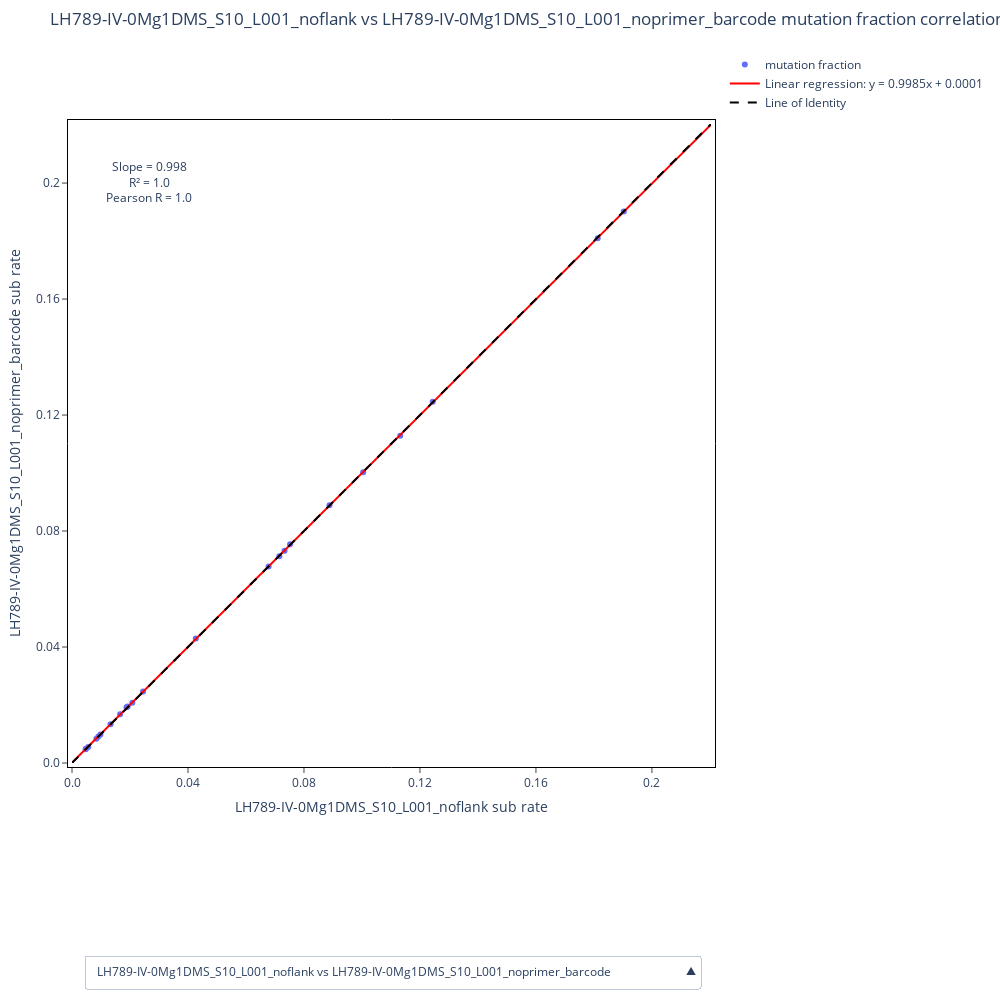

Notebook code cell kept with this figure:
### Code cell
%reload_ext autoreload
%autoreload 2
a = study.compare_mutation_profiles_2(
    sample = samples,
    reference = reference,
    # section = 'full',
    pearson_filter_gap = 0.1,
    normalize = 0
)['fig']
a.show()

with open(os.path.join(path_figs, 'compare_mutation_profiles.html'), 'w') as f:
    f.write(a.to_html(full_html=False, include_plotlyjs='cdn'))

### Figure 1 — Plotly figure (JSON) as saved in the notebook; plotly's stock layout.template omitted (floating-point values rounded to 4 significant figures)
{"data": [{"hovertemplate": "%{text} <br>mut frac x: %{x} <br>mut frac y: %{y}", "mode": "markers", "name": "mutation fraction", "text": ["position: 54<br>base: C", "position: 56<br>base: C", "position: 62<br>base: A", "position: 63<br>base: C", "position: 64<br>base: C", "position: 65<br>base: A", "position: 69<br>base: C", "position: 70<br>base: A", "position: 74<br>base: C", "position: 75<br>base: C", "position: 78<br>base: A", "position: 79<br>base: A", "position: 82<br>base: A", "position: 83<br>base: A", "position: 85<br>base: C", "position: 86<br>base: A", "position: 88<br>base: C", "position: 89<br>base: C", "position: 90<br>base: A", "position: 91<br>base: A", "position: 94<br>base: C", "position: 95<br>base: A", "position: 97<br>base: A"], "type": "scatter", "visible": true, "x": [0.0084, 0.0888, 0.0678, 0.1132, 0.0752, 0.0098, 0.0133, 0.0056, 0.0733, 0.1004, 0.0048, 0.0047, 0.0091, 0.0166, 0.1244, 0.0427, 0.1813, 0.0715, 0.0208, 0.0188, 0.1903, 0.0245, 0.0192], "y": [0.0084, 0.0889, 0.0678, 0.1129, 0.0754, 0.0098, 0.0134, 0.0055, 0.0732, 0.1003, 0.0049, 0.0047, 0.0091, 0.0168, 0.1246, 0.0429, 0.181, 0.0713, 0.0208, 0.0192, 0.1902, 0.0247, 0.0195]}, {"line": {"color": "red"}, "mode": "lines", "name": "Linear regression: y = 0.9985x + 0.0001", "type": "scatter", "visible": true, "x": [0, 0.004497, 0.008995, 0.01349, 0.01799, 0.02249, 0.02698, 0.03148, 0.03598, 0.04048, 0.04497, 0.04947, 0.05397, 0.05847, 0.06296, 0.06746, 0.07196, 0.07646, 0.08095, 0.08545, 0.08995, 0.09444, 0.09894, 0.1034, 0.1079, 0.1124, 0.1169, 0.1214, 0.1259, 0.1304, 0.1349, 0.1394, 0.1439, 0.1484, 0.1529, 0.1574, 0.1619, 0.1664, 0.1709, 0.1754, 0.1799, 0.1844, 0.1889, 0.1934, 0.1979, 0.2024, 0.2069, 0.2114, 0.2159, 0.2204], "y": [0.000119, 0.00461, 0.0091, 0.01359, 0.01808, 0.02257, 0.02706, 0.03155, 0.03604, 0.04053, 0.04502, 0.04952, 0.05401, 0.0585, 0.06299, 0.06748, 0.07197, 0.07646, 0.08095, 0.08544, 0.08993, 0.09442, 0.09891, 0.1034, 0.1079, 0.1124, 0.1169, 0.1214, 0.1259, 0.1303, 0.1348, 0.1393, 0.1438, 0.1483, 0.1528, 0.1573, 0.1618, 0.1663, 0.1708, 0.1753, 0.1797, 0.1842, 0.1887, 0.1932, 0.1977, 0.2022, 0.2067, 0.2112, 0.2157, 0.2202]}, {"line": {"color": "black", "dash": "dash"}, "mode": "lines", "name": "Line of Identity", "type": "scatter", "visible": true, "x": [0, 0.2204], "y": [0, 0.2204]}, {"hovertemplate": "%{text} <br>mut frac x: %{x} <br>mut frac y: %{y}", "mode": "markers", "name": "mutation fraction", "text": ["position: 54<br>base: C", "position: 56<br>base: C", "position: 62<br>base: A", "position: 63<br>base: C", "position: 64<br>base: C", "position: 65<br>base: A", "position: 69<br>base: C", "position: 70<br>base: A", "position: 74<br>base: C", "position: 75<br>base: C", "position: 78<br>base: A", "position: 79<br>base: A", "position: 82<br>base: A", "position: 83<br>base: A", "position: 85<br>base: C", "position: 86<br>base: A", "position: 88<br>base: C", "position: 89<br>base: C", "position: 90<br>base: A", "position: 91<br>base: A", "position: 94<br>base: C", "position: 95<br>base: A", "position: 97<br>base: A"], "type": "scatter", "visible": false, "x": [0.0084, 0.0888, 0.0678, 0.1132, 0.0752, 0.0098, 0.0133, 0.0056, 0.0733, 0.1004, 0.0048, 0.0047, 0.0091, 0.0166, 0.1244, 0.0427, 0.1813, 0.0715, 0.0208, 0.0188, 0.1903, 0.0245, 0.0192], "y": [0.0092, 0.0993, 0.0815, 0.1244, 0.0902, 0.0112, 0.0159, 0.0077, 0.08, 0.1148, 0.0068, 0.0064, 0.0112, 0.0178, 0.137, 0.0424, 0.1971, 0.0828, 0.022, 0.0192, 0.2098, 0.0274, 0.0216]}, {"line": {"color": "red"}, "mode": "lines", "name": "Linear regression: y = 1.1013x + 0.0009", "type": "scatter", "visible": false, "x": [0, 0.004497, 0.008995, 0.01349, 0.01799, 0.02249, 0.02698, 0.03148, 0.03598, 0.04048, 0.04497, 0.04947, 0.05397, 0.05847, 0.06296, 0.06746, 0.07196, 0.07646, 0.08095, 0.08545, 0.08995, 0.09444, 0.09894, 0.1034, 0.1079, 0.1124, 0.1169, 0.1214, 0.1259, 0.1304, 0.1349, 0.1394, 0.1439, 0.1484, 0.1529, 0.1574, 0.1619, 0.1664, 0.1709, 0.1754, 0.1799, 0.1844, 0.1889, 0.1934, 0.1979, 0.2024, 0.2069, 0.2114, 0.2159, 0.2204], "y": [0.000915, 0.005868, 0.01082, 0.01577, 0.02073, 0.02568, 0.03063, 0.03559, 0.04054, 0.04549, 0.05045, 0.0554, 0.06035, 0.0653, 0.07026, 0.07521, 0.08016, 0.08512, 0.09007, 0.09502, 0.09998, 0.1049, 0.1099, 0.1148, 0.1198, 0.1247, 0.1297, 0.1346, 0.1396, 0.1446, 0.1495, 0.1545, 0.1594, 0.1644, 0.1693, 0.1743, 0.1792, 0.1842, 0.1891, 0.1941, 0.199, 0.204, 0.2089, 0.2139, 0.2189, 0.2238, 0.2288, 0.2337, 0.2387, 0.2436]}, {"line": {"color": "black", "dash": "dash"}, "mode": "lines", "name": "Line of Identity", "type": "scatter", "visible": false, "x": [0, 0.2204], "y": [0, 0.2204]}, {"hovertemplate": "%{text} <br>mut frac x: %{x} <br>mut frac y: %{y}", "mode": "markers", "name": "mutation fraction", "text": ["position: 54<br>base: C", "position: 56<br>base: C", "position: 62<br>base: A", "position: 63<br>base: C", "position: 64<br>base: C", "position: 65<br>base: A", "position: 69<br>base: C", "position: 70<br>base: A", "position: 74<br>base: C", "position: 75<br>base: C", "position: 78<br>base: A", "position: 79<br>base: A", "position: 82<br>base: A", "position: 83<br>base: A", "position: 85<br>base: C", "position: 86<br>base: A", "position: 88<br>base: C", "position: 89<br>base: C", "position: 90<br>base: A", "position: 91<br>base: A", "position: 94<br>base: C", "position: 95<br>base: A", "position: 97<br>base: A"], "type": "scatter", "visible": false, "x": [0.0084, 0.0888, 0.0678, 0.1132, 0.0752, 0.0098, 0.0133, 0.0056, 0.0733, 0.1004, 0.0048, 0.0047, 0.0091, 0.0166, 0.1244, 0.0427, 0.1813, 0.0715, 0.0208, 0.0188, 0.1903, 0.0245, 0.0192], "y": [0.0092, 0.0991, 0.0817, 0.1249, 0.0901, 0.0112, 0.0158, 0.0077, 0.0801, 0.1146, 0.007, 0.0064, 0.0112, 0.018, 0.1373, 0.0423, 0.1964, 0.0823, 0.0223, 0.0194, 0.2104, 0.0276, 0.022]}, {"line": {"color": "red"}, "mode": "lines", "name": "Linear regression: y = 1.1009x + 0.001", "type": "scatter", "visible": false, "x": [0, 0.004497, 0.008995, 0.01349, 0.01799, 0.02249, 0.02698, 0.03148, 0.03598, 0.04048, 0.04497, 0.04947, 0.05397, 0.05847, 0.06296, 0.06746, 0.07196, 0.07646, 0.08095, 0.08545, 0.08995, 0.09444, 0.09894, 0.1034, 0.1079, 0.1124, 0.1169, 0.1214, 0.1259, 0.1304, 0.1349, 0.1394, 0.1439, 0.1484, 0.1529, 0.1574, 0.1619, 0.1664, 0.1709, 0.1754, 0.1799, 0.1844, 0.1889, 0.1934, 0.1979, 0.2024, 0.2069, 0.2114, 0.2159, 0.2204], "y": [0.0009962, 0.005947, 0.0109, 0.01585, 0.0208, 0.02575, 0.0307, 0.03565, 0.0406, 0.04556, 0.05051, 0.05546, 0.06041, 0.06536, 0.07031, 0.07526, 0.08021, 0.08516, 0.09012, 0.09507, 0.1, 0.105, 0.1099, 0.1149, 0.1198, 0.1248, 0.1297, 0.1347, 0.1396, 0.1446, 0.1495, 0.1545, 0.1594, 0.1644, 0.1693, 0.1743, 0.1792, 0.1842, 0.1891, 0.1941, 0.199, 0.204, 0.2089, 0.2139, 0.2188, 0.2238, 0.2287, 0.2337, 0.2386, 0.2436]}, {"line": {"color": "black", "dash": "dash"}, "mode": "lines", "name": "Line of Identity", "type": "scatter", "visible": false, "x": [0, 0.2204], "y": [0, 0.2204]}, {"hovertemplate": "%{text} <br>mut frac x: %{x} <br>mut frac y: %{y}", "mode": "markers", "name": "mutation fraction", "text": ["position: 54<br>base: C", "position: 56<br>base: C", "position: 62<br>base: A", "position: 63<br>base: C", "position: 64<br>base: C", "position: 65<br>base: A", "position: 69<br>base: C", "position: 70<br>base: A", "position: 74<br>base: C", "position: 75<br>base: C", "position: 78<br>base: A", "position: 79<br>base: A", "position: 82<br>base: A", "position: 83<br>base: A", "position: 85<br>base: C", "position: 86<br>base: A", "position: 88<br>base: C", "position: 89<br>base: C", "position: 90<br>base: A", "position: 91<br>base: A", "position: 94<br>base: C", "position: 95<br>base: A", "position: 97<br>base: A"], "type": "scatter", "visible": false, "x": [0.0084, 0.0889, 0.0678, 0.1129, 0.0754, 0.0098, 0.0134, 0.0055, 0.0732, 0.1003, 0.0049, 0.0047, 0.0091, 0.0168, 0.1246, 0.0429, 0.181, 0.0713, 0.0208, 0.0192, 0.1902, 0.0247, 0.0195], "y": [0.0092, 0.0993, 0.0815, 0.1244, 0.0902, 0.0112, 0.0159, 0.0077, 0.08, 0.1148, 0.0068, 0.0064, 0.0112, 0.0178, 0.137, 0.0424, 0.1971, 0.0828, 0.022, 0.0192, 0.2098, 0.0274, 0.0216]}, {"line": {"color": "red"}, "mode": "lines", "name": "Linear regression: y = 1.103x + 0.0008", "type": "scatter", "visible": false, "x": [0, 0.004497, 0.008995, 0.01349, 0.01799, 0.02249, 0.02698, 0.03148, 0.03598, 0.04048, 0.04497, 0.04947, 0.05397, 0.05847, 0.06296, 0.06746, 0.07196, 0.07646, 0.08095, 0.08545, 0.08995, 0.09444, 0.09894, 0.1034, 0.1079, 0.1124, 0.1169, 0.1214, 0.1259, 0.1304, 0.1349, 0.1394, 0.1439, 0.1484, 0.1529, 0.1574, 0.1619, 0.1664, 0.1709, 0.1754, 0.1799, 0.1844, 0.1889, 0.1934, 0.1979, 0.2024, 0.2069, 0.2114, 0.2159, 0.2204], "y": [0.0007848, 0.005745, 0.01071, 0.01567, 0.02063, 0.02559, 0.03055, 0.03551, 0.04047, 0.04543, 0.05039, 0.05535, 0.06031, 0.06527, 0.07023, 0.07519, 0.08015, 0.08511, 0.09007, 0.09503, 0.09999, 0.105, 0.1099, 0.1149, 0.1198, 0.1248, 0.1298, 0.1347, 0.1397, 0.1446, 0.1496, 0.1546, 0.1595, 0.1645, 0.1694, 0.1744, 0.1794, 0.1843, 0.1893, 0.1942, 0.1992, 0.2042, 0.2091, 0.2141, 0.219, 0.224, 0.229, 0.2339, 0.2389, 0.2438]}, {"line": {"color": "black", "dash": "dash"}, "mode": "lines", "name": "Line of Identity", "type": "scatter", "visible": false, "x": [0, 0.2204], "y": [0, 0.2204]}, {"hovertemplate": "%{text} <br>mut frac x: %{x} <br>mut frac y: %{y}", "mode": "markers", "name": "mutation fraction", "text": ["position: 22<br>base: C", "position: 24<br>base: C", "position: 28<br>base: C", "position: 29<br>base: C", "position: 30<br>base: C", "position: 33<br>base: C", "position: 35<br>base: C", "position: 36<br>base: C", "position: 40<br>base: C", "position: 41<br>base: C", "position: 45<br>base: C", "position: 46<br>base: C", "position: 48<br>base: C", "position: 49<br>base: C", "position: 53<br>base: C", "position: 54<br>base: C", "position: 56<br>base: C", "position: 62<br>base: A", "position: 63<br>base: C", "position: 64<br>base: C", "position: 65<br>base: A", "position: 69<br>base: C", "position: 70<br>base: A", "position: 74<br>base: C", "position: 75<br>base: C", "position: 78<br>base: A", "position: 79<br>base: A", "position: 82<br>base: A", "position: 83<br>base: A", "position: 85<br>base: C", "position: 86<br>base: A", "position: 88<br>base: C", "position: 89<br>base: C", "position: 90<br>base: A", "position: 91<br>base: A", "position: 94<br>base: C", "position: 95<br>base: A", "position: 97<br>base: A", "position: 102<br>base: C", "position: 105<br>base: C", "position: 109<br>base: C", "position: 111<br>base: C", "position: 115<br>base: C", "position: 117<br>base: C", "position: 118<br>base: C", "position: 122<br>base: C", "position: 123<br>base: C", "position: 126<br>base: C", "position: 127<br>base: C", "position: 129<br>base: C", "position: 132<br>base: C"], "type": "scatter", "visible": false, "x": [0.0209, 0.0264, 0.0915, 0.0197, 0.0144, 0.0259, 0.0715, 0.0402, 0.0096, 0.0079, 0.0098, 0.0296, 0.005, 0.0029, 0.0049, 0.0084, 0.0889, 0.0678, 0.1129, 0.0754, 0.0098, 0.0134, 0.0055, 0.0732, 0.1003, 0.0049, 0.0047, 0.0091, 0.0168, 0.1246, 0.0429, 0.181, 0.0713, 0.0208, 0.0192, 0.1902, 0.0247, 0.0195, 0.0583, 0.0552, 0.0618, 0.073, 0.0653, 0.0856, 0.072, 0.0773, 0.0348, 0.0609, 0.0252, 0.0338, 0.0714], "y": [0.0209, 0.0244, 0.1063, 0.0185, 0.0138, 0.0255, 0.0782, 0.0373, 0.009, 0.0082, 0.0093, 0.032, 0.0051, 0.0031, 0.0051, 0.0092, 0.0991, 0.0817, 0.1249, 0.0901, 0.0112, 0.0158, 0.0077, 0.0801, 0.1146, 0.007, 0.0064, 0.0112, 0.018, 0.1373, 0.0423, 0.1964, 0.0823, 0.0223, 0.0194, 0.2104, 0.0276, 0.022, 0.0629, 0.0622, 0.0673, 0.0816, 0.0702, 0.0925, 0.076, 0.0852, 0.0395, 0.0663, 0.0286, 0.038, 0.08]}, {"line": {"color": "red"}, "mode": "lines", "name": "Linear regression: y = 1.1113x + -0.0005", "type": "scatter", "visible": false, "x": [0, 0.004497, 0.008995, 0.01349, 0.01799, 0.02249, 0.02698, 0.03148, 0.03598, 0.04048, 0.04497, 0.04947, 0.05397, 0.05847, 0.06296, 0.06746, 0.07196, 0.07646, 0.08095, 0.08545, 0.08995, 0.09444, 0.09894, 0.1034, 0.1079, 0.1124, 0.1169, 0.1214, 0.1259, 0.1304, 0.1349, 0.1394, 0.1439, 0.1484, 0.1529, 0.1574, 0.1619, 0.1664, 0.1709, 0.1754, 0.1799, 0.1844, 0.1889, 0.1934, 0.1979, 0.2024, 0.2069, 0.2114, 0.2159, 0.2204], "y": [-0.0005421, 0.004456, 0.009454, 0.01445, 0.01945, 0.02445, 0.02945, 0.03444, 0.03944, 0.04444, 0.04944, 0.05443, 0.05943, 0.06443, 0.06943, 0.07443, 0.07942, 0.08442, 0.08942, 0.09442, 0.09942, 0.1044, 0.1094, 0.1144, 0.1194, 0.1244, 0.1294, 0.1344, 0.1394, 0.1444, 0.1494, 0.1544, 0.1594, 0.1644, 0.1694, 0.1744, 0.1794, 0.1844, 0.1894, 0.1944, 0.1994, 0.2044, 0.2094, 0.2144, 0.2194, 0.2244, 0.2294, 0.2344, 0.2394, 0.2444]}, {"line": {"color": "black", "dash": "dash"}, "mode": "lines", "name": "Line of Identity", "type": "scatter", "visible": false, "x": [0, 0.2204], "y": [0, 0.2204]}, {"hovertemplate": "%{text} <br>mut frac x: %{x} <br>mut frac y: %{y}", "mode": "markers", "name": "mutation fraction", "text": ["position: 54<br>base: C", "position: 56<br>base: C", "position: 62<br>base: A", "position: 63<br>base: C", "position: 64<br>base: C", "position: 65<br>base: A", "position: 69<br>base: C", "position: 70<br>base: A", "position: 74<br>base: C", "position: 75<br>base: C", "position: 78<br>base: A", "position: 79<br>base: A", "position: 82<br>base: A", "position: 83<br>base: A", "position: 85<br>base: C", "position: 86<br>base: A", "position: 88<br>base: C", "position: 89<br>base: C", "position: 90<br>base: A", "position: 91<br>base: A", "position: 94<br>base: C", "position: 95<br>base: A", "position: 97<br>base: A"], "type": "scatter", "visible": false, "x": [0.0092, 0.0993, 0.0815, 0.1244, 0.0902, 0.0112, 0.0159, 0.0077, 0.08, 0.1148, 0.0068, 0.0064, 0.0112, 0.0178, 0.137, 0.0424, 0.1971, 0.0828, 0.022, 0.0192, 0.2098, 0.0274, 0.0216], "y": [0.0092, 0.0991, 0.0817, 0.1249, 0.0901, 0.0112, 0.0158, 0.0077, 0.0801, 0.1146, 0.007, 0.0064, 0.0112, 0.018, 0.1373, 0.0423, 0.1964, 0.0823, 0.0223, 0.0194, 0.2104, 0.0276, 0.022]}, {"line": {"color": "red"}, "mode": "lines", "name": "Linear regression: y = 0.9996x + 0.0001", "type": "scatter", "visible": false, "x": [0, 0.004497, 0.008995, 0.01349, 0.01799, 0.02249, 0.02698, 0.03148, 0.03598, 0.04048, 0.04497, 0.04947, 0.05397, 0.05847, 0.06296, 0.06746, 0.07196, 0.07646, 0.08095, 0.08545, 0.08995, 0.09444, 0.09894, 0.1034, 0.1079, 0.1124, 0.1169, 0.1214, 0.1259, 0.1304, 0.1349, 0.1394, 0.1439, 0.1484, 0.1529, 0.1574, 0.1619, 0.1664, 0.1709, 0.1754, 0.1799, 0.1844, 0.1889, 0.1934, 0.1979, 0.2024, 0.2069, 0.2114, 0.2159, 0.2204], "y": [8.286e-05, 0.004578, 0.009074, 0.01357, 0.01806, 0.02256, 0.02706, 0.03155, 0.03605, 0.04054, 0.04504, 0.04953, 0.05403, 0.05852, 0.06302, 0.06751, 0.07201, 0.07651, 0.081, 0.0855, 0.08999, 0.09449, 0.09898, 0.1035, 0.108, 0.1125, 0.117, 0.1215, 0.126, 0.1305, 0.1349, 0.1394, 0.1439, 0.1484, 0.1529, 0.1574, 0.1619, 0.1664, 0.1709, 0.1754, 0.1799, 0.1844, 0.1889, 0.1934, 0.1979, 0.2024, 0.2069, 0.2114, 0.2159, 0.2204]}, {"line": {"color": "black", "dash": "dash"}, "mode": "lines", "name": "Line of Identity", "type": "scatter", "visible": false, "x": [0, 0.2204], "y": [0, 0.2204]}], "layout": {"annotations": [{"showarrow": false, "text": "Slope = 0.998<br>R² = 1.0<br>Pearson R = 1.0", "visible": true, "x": 0.01102, "xanchor": "left", "y": 0.2094, "yanchor": "top"}, {"showarrow": false, "text": "Slope = 1.101<br>R² = 0.998<br>Pearson R = 0.999", "visible": false, "x": 0.01102, "xanchor": "left", "y": 0.2094, "yanchor": "top"}, {"showarrow": false, "text": "Slope = 1.101<br>R² = 0.998<br>Pearson R = 0.999", "visible": false, "x": 0.01102, "xanchor": "left", "y": 0.2094, "yanchor": "top"}, {"showarrow": false, "text": "Slope = 1.103<br>R² = 0.998<br>Pearson R = 0.999", "visible": false, "x": 0.01102, "xanchor": "left", "y": 0.2094, "yanchor": "top"}, {"showarrow": false, "text": "Slope = 1.111<br>R² = 0.997<br>Pearson R = 0.999", "visible": false, "x": 0.01102, "xanchor": "left", "y": 0.2094, "yanchor": "top"}, {"showarrow": false, "text": "Slope = 1.0<br>R² = 1.0<br>Pearson R = 1.0", "visible": false, "x": 0.01102, "xanchor": "left", "y": 0.2094, "yanchor": "top"}], "height": 1000, "margin": {"b": 50, "l": 50, "pad": 4, "r": 50, "t": 50}, "paper_bgcolor": "white", "plot_bgcolor": "white", "title": {"text": "LH789-IV-0Mg1DMS_S10_L001_noflank vs LH789-IV-0Mg1DMS_S10_L001_noprimer_barcode mutation fraction correlation"}, "updatemenus": [{"active": 0, "buttons": [{"args": [{"visible": [true, true, true, false, false, false, false, false, false, false, false, false, false, false, false, false, false, false]}, {"annotations": [{"showarrow": false, "text": "Slope = 0.998<br>R² = 1.0<br>Pearson R = 1.0", "visible": true, "x": 0.01102, "xanchor": "left", "y": 0.2094, "yanchor": "top"}, {"showarrow": false, "text": "Slope = 1.101<br>R² = 0.998<br>Pearson R = 0.999", "visible": false, "x": 0.01102, "xanchor": "left", "y": 0.2094, "yanchor": "top"}, {"showarrow": false, "text": "Slope = 1.101<br>R² = 0.998<br>Pearson R = 0.999", "visible": false, "x": 0.01102, "xanchor": "left", "y": 0.2094, "yanchor": "top"}, {"showarrow": false, "text": "Slope = 1.103<br>R² = 0.998<br>Pearson R = 0.999", "visible": false, "x": 0.01102, "xanchor": "left", "y": 0.2094, "yanchor": "top"}, {"showarrow": false, "text": "Slope = 1.111<br>R² = 0.997<br>Pearson R = 0.999", "visible": false, "x": 0.01102, "xanchor": "left", "y": 0.2094, "yanchor": "top"}, {"showarrow": false, "text": "Slope = 1.0<br>R² = 1.0<br>Pearson R = 1.0", "visible": false, "x": 0.01102, "xanchor": "left", "y": 0.2094, "yanchor": "top"}], "title": "LH789-IV-0Mg1DMS_S10_L001_noflank vs LH789-IV-0Mg1DMS_S10_L001_noprimer_barcode mutation fraction correlation", "xaxis.title": "LH789-IV-0Mg1DMS_S10_L001_noflank sub rate", "yaxis.title": "LH789-IV-0Mg1DMS_S10_L001_noprimer_barcode sub rate"}], "label": "LH789-IV-0Mg1DMS_S10_L001_noflank vs LH789-IV-0Mg1DMS_S10_L001_noprimer_barcode", "method": "update"}, {"args": [{"visible": [false, false, false, true, true, true, false, false, false, false, false, false, false, false, false, false, false, false]}, {"annotations": [{"showarrow": false, "text": "Slope = 0.998<br>R² = 1.0<br>Pearson R = 1.0", "visible": false, "x": 0.01102, "xanchor": "left", "y": 0.2094, "yanchor": "top"}, {"showarrow": false, "text": "Slope = 1.101<br>R² = 0.998<br>Pearson R = 0.999", "visible": true, "x": 0.01102, "xanchor": "left", "y": 0.2094, "yanchor": "top"}, {"showarrow": false, "text": "Slope = 1.101<br>R² = 0.998<br>Pearson R = 0.999", "visible": false, "x": 0.01102, "xanchor": "left", "y": 0.2094, "yanchor": "top"}, {"showarrow": false, "text": "Slope = 1.103<br>R² = 0.998<br>Pearson R = 0.999", "visible": false, "x": 0.01102, "xanchor": "left", "y": 0.2094, "yanchor": "top"}, {"showarrow": false, "text": "Slope = 1.111<br>R² = 0.997<br>Pearson R = 0.999", "visible": false, "x": 0.01102, "xanchor": "left", "y": 0.2094, "yanchor": "top"}, {"showarrow": false, "text": "Slope = 1.0<br>R² = 1.0<br>Pearson R = 1.0", "visible": false, "x": 0.01102, "xanchor": "left", "y": 0.2094, "yanchor": "top"}], "title": "LH789-IV-0Mg1DMS_S10_L001_noflank vs LH790-IV-1Mg1DMS_S11_L001_noflank mutation fraction correlation", "xaxis.title": "LH789-IV-0Mg1DMS_S10_L001_noflank sub rate", "yaxis.title": "LH790-IV-1Mg1DMS_S11_L001_noflank sub rate"}], "label": "LH789-IV-0Mg1DMS_S10_L001_noflank vs LH790-IV-1Mg1DMS_S11_L001_noflank", "method": "update"}, {"args": [{"visible": [false, false, false, false, false, false, true, true, true, false, false, false, false, false, false, false, false, false]}, {"annotations": [{"showarrow": false, "text": "Slope = 0.998<br>R² = 1.0<br>Pearson R = 1.0", "visible": false, "x": 0.01102, "xanchor": "left", "y": 0.2094, "yanchor": "top"}, {"showarrow": false, "text": "Slope = 1.101<br>R² = 0.998<br>Pearson R = 0.999", "visible": false, "x": 0.01102, "xanchor": "left", "y": 0.2094, "yanchor": "top"}, {"showarrow": false, "text": "Slope = 1.101<br>R² = 0.998<br>Pearson R = 0.999", "visible": true, "x": 0.01102, "xanchor": "left", "y": 0.2094, "yanchor": "top"}, {"showarrow": false, "text": "Slope = 1.103<br>R² = 0.998<br>Pearson R = 0.999", "visible": false, "x": 0.01102, "xanchor": "left", "y": 0.2094, "yanchor": "top"}, {"showarrow": false, "text": "Slope = 1.111<br>R² = 0.997<br>Pearson R = 0.999", "visible": false, "x": 0.01102, "xanchor": "left", "y": 0.2094, "yanchor": "top"}, {"showarrow": false, "text": "Slope = 1.0<br>R² = 1.0<br>Pearson R = 1.0", "visible": false, "x": 0.01102, "xanchor": "left", "y": 0.2094, "yanchor": "top"}], "title": "LH789-IV-0Mg1DMS_S10_L001_noflank vs LH790-IV-1Mg1DMS_S11_L001_noprimer_barcode mutation fraction correlation", "xaxis.title": "LH789-IV-0Mg1DMS_S10_L001_noflank sub rate", "yaxis.title": "LH790-IV-1Mg1DMS_S11_L001_noprimer_barcode sub rate"}], "label": "LH789-IV-0Mg1DMS_S10_L001_noflank vs LH790-IV-1Mg1DMS_S11_L001_noprimer_barcode", "method": "update"}, {"args": [{"visible": [false, false, false, false, false, false, false, false, false, true, true, true, false, false, false, false, false, false]}, {"annotations": [{"showarrow": false, "text": "Slope = 0.998<br>R² = 1.0<br>Pearson R = 1.0", "visible": false, "x": 0.01102, "xanchor": "left", "y": 0.2094, "yanchor": "top"}, {"showarrow": false, "text": "Slope = 1.101<br>R² = 0.998<br>Pearson R = 0.999", "visible": false, "x": 0.01102, "xanchor": "left", "y": 0.2094, "yanchor": "top"}, {"showarrow": false, "text": "Slope = 1.101<br>R² = 0.998<br>Pearson R = 0.999", "visible": false, "x": 0.01102, "xanchor": "left", "y": 0.2094, "yanchor": "top"}, {"showarrow": false, "text": "Slope = 1.103<br>R² = 0.998<br>Pearson R = 0.999", "visible": true, "x": 0.01102, "xanchor": "left", "y": 0.2094, "yanchor": "top"}, {"showarrow": false, "text": "Slope = 1.111<br>R² = 0.997<br>Pearson R = 0.999", "visible": false, "x": 0.01102, "xanchor": "left", "y": 0.2094, "yanchor": "top"}, {"showarrow": false, "text": "Slope = 1.0<br>R² = 1.0<br>Pearson R = 1.0", "visible": false, "x": 0.01102, "xanchor": "left", "y": 0.2094, "yanchor": "top"}], "title": "LH789-IV-0Mg1DMS_S10_L001_noprimer_barcode vs LH790-IV-1Mg1DMS_S11_L001_noflank mutation fraction correlation", "xaxis.title": "LH789-IV-0Mg1DMS_S10_L001_noprimer_barcode sub rate", "yaxis.title": "LH790-IV-1Mg1DMS_S11_L001_noflank sub rate"}], "label": "LH789-IV-0Mg1DMS_S10_L001_noprimer_barcode vs LH790-IV-1Mg1DMS_S11_L001_noflank", "method": "update"}, {"args": [{"visible": [false, false, false, false, false, false, false, false, false, false, false, false, true, true, true, false, false, false]}, {"annotations": [{"showarrow": false, "text": "Slope = 0.998<br>R² = 1.0<br>Pearson R = 1.0", "visible": false, "x": 0.01102, "xanchor": "left", "y": 0.2094, "yanchor": "top"}, {"showarrow": false, "text": "Slope = 1.101<br>R² = 0.998<br>Pearson R = 0.999", "visible": false, "x": 0.01102, "xanchor": "left", "y": 0.2094, "yanchor": "top"}, {"showarrow": false, "text": "Slope = 1.101<br>R² = 0.998<br>Pearson R = 0.999", "visible": false, "x": 0.01102, "xanchor": "left", "y": 0.2094, "yanchor": "top"}, {"showarrow": false, "text": "Slope = 1.103<br>R² = 0.998<br>Pearson R = 0.999", "visible": false, "x": 0.01102, "xanchor": "left", "y": 0.2094, "yanchor": "top"}, {"showarrow": false, "text": "Slope = 1.111<br>R² = 0.997<br>Pearson R = 0.999", "visible": true, "x": 0.01102, "xanchor": "left", "y": 0.2094, "yanchor": "top"}, {"showarrow": false, "text": "Slope = 1.0<br>R² = 1.0<br>Pearson R = 1.0", "visible": false, "x": 0.01102, "xanchor": "left", "y": 0.2094, "yanchor": "top"}], "title": "LH789-IV-0Mg1DMS_S10_L001_noprimer_barcode vs LH790-IV-1Mg1DMS_S11_L001_noprimer_barcode mutation fraction correlation", "xaxis.title": "LH789-IV-0Mg1DMS_S10_L001_noprimer_barcode sub rate", "yaxis.title": "LH790-IV-1Mg1DMS_S11_L001_noprimer_barcode sub rate"}], "label": "LH789-IV-0Mg1DMS_S10_L001_noprimer_barcode vs LH790-IV-1Mg1DMS_S11_L001_noprimer_barcode", "method": "update"}, {"args": [{"visible": [false, false, false, false, false, false, false, false, false, false, false, false, false, false, false, true, true, true]}, {"annotations": [{"showarrow": false, "text": "Slope = 0.998<br>R² = 1.0<br>Pearson R = 1.0", "visible": false, "x": 0.01102, "xanchor": "left", "y": 0.2094, "yanchor": "top"}, {"showarrow": false, "text": "Slope = 1.101<br>R² = 0.998<br>Pearson R = 0.999", "visible": false, "x": 0.01102, "xanchor": "left", "y": 0.2094, "yanchor": "top"}, {"showarrow": false, "text": "Slope = 1.101<br>R² = 0.998<br>Pearson R = 0.999", "visible": false, "x": 0.01102, "xanchor": "left", "y": 0.2094, "yanchor": "top"}, {"showarrow": false, "text": "Slope = 1.103<br>R² = 0.998<br>Pearson R = 0.999", "visible": false, "x": 0.01102, "xanchor": "left", "y": 0.2094, "yanchor": "top"}, {"showarrow": false, "text": "Slope = 1.111<br>R² = 0.997<br>Pearson R = 0.999", "visible": false, "x": 0.01102, "xanchor": "left", "y": 0.2094, "yanchor": "top"}, {"showarrow": false, "text": "Slope = 1.0<br>R² = 1.0<br>Pearson R = 1.0", "visible": true, "x": 0.01102, "xanchor": "left", "y": 0.2094, "yanchor": "top"}], "title": "LH790-IV-1Mg1DMS_S11_L001_noflank vs LH790-IV-1Mg1DMS_S11_L001_noprimer_barcode mutation fraction correlation", "xaxis.title": "LH790-IV-1Mg1DMS_S11_L001_noflank sub rate", "yaxis.title": "LH790-IV-1Mg1DMS_S11_L001_noprimer_barcode sub rate"}], "label": "LH790-IV-1Mg1DMS_S11_L001_noflank vs LH790-IV-1Mg1DMS_S11_L001_noprimer_barcode", "method": "update"}], "direction": "up", "x": 0.5, "xanchor": "center", "y": -0.15, "yanchor": "top"}], "width": 1000, "xaxis": {"constrain": "domain", "dtick": 0.04, "linecolor": "black", "mirror": true, "range": [0, 0.2204], "showgrid": false, "showline": true, "ticks": "outside", "ticktext": ["0.0", "0.04", "0.08", "0.12", "0.16", "0.2", "0.24"], "tickvals": [0, 0.04, 0.08, 0.12, 0.16, 0.2, 0.24], "title": {"text": "LH789-IV-0Mg1DMS_S10_L001_noflank sub rate"}, "zeroline": false}, "yaxis": {"constrain": "domain", "dtick": 0.04, "linecolor": "black", "mirror": true, "range": [0, 0.2204], "scaleanchor": "x", "scaleratio": 1, "showgrid": false, "showline": true, "ticks": "outside", "ticktext": ["0.0", "0.04", "0.08", "0.12", "0.16", "0.2", "0.24"], "tickvals": [0, 0.04, 0.08, 0.12, 0.16, 0.2, 0.24], "title": {"text": "LH789-IV-0Mg1DMS_S10_L001_noprimer_barcode sub rate"}, "zeroline": false}}}
